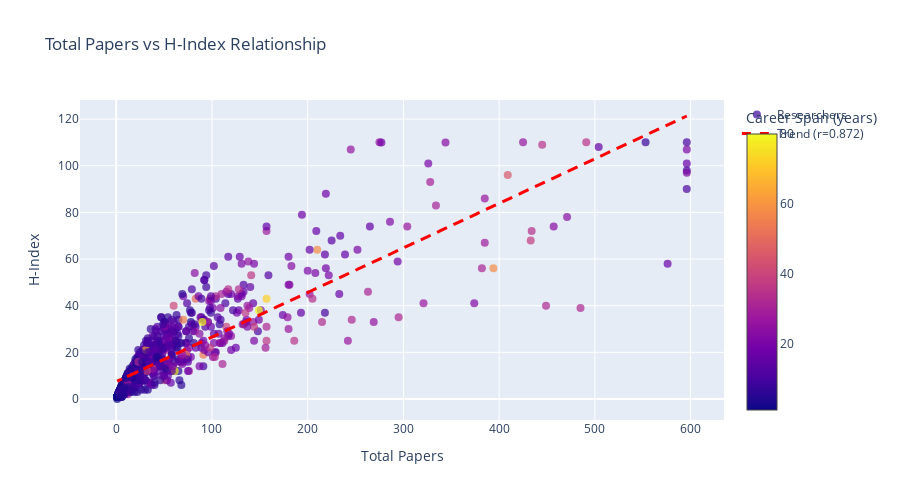
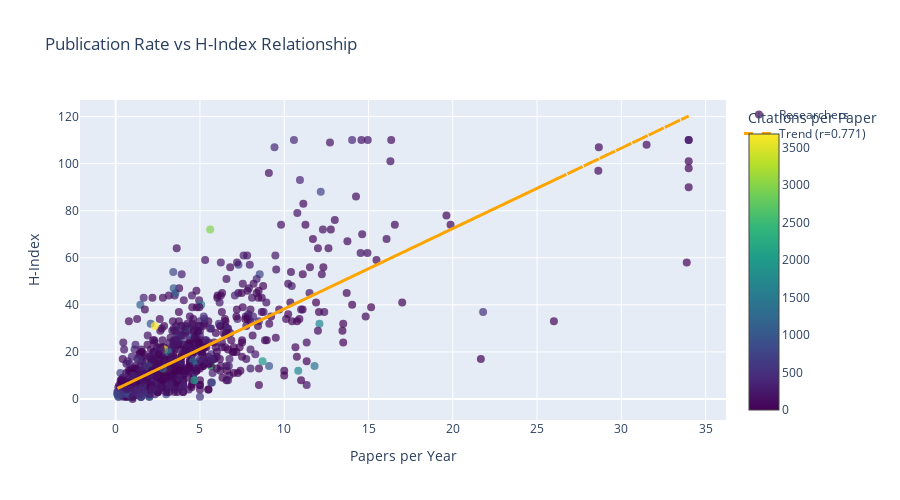
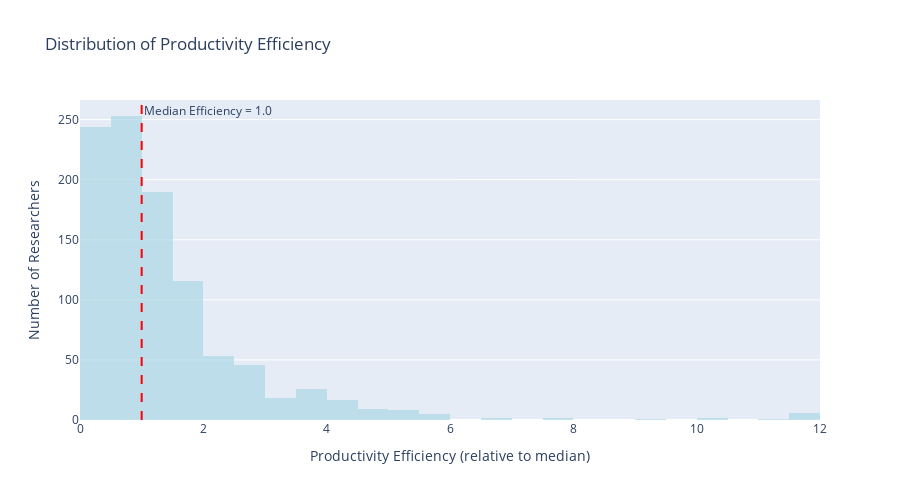
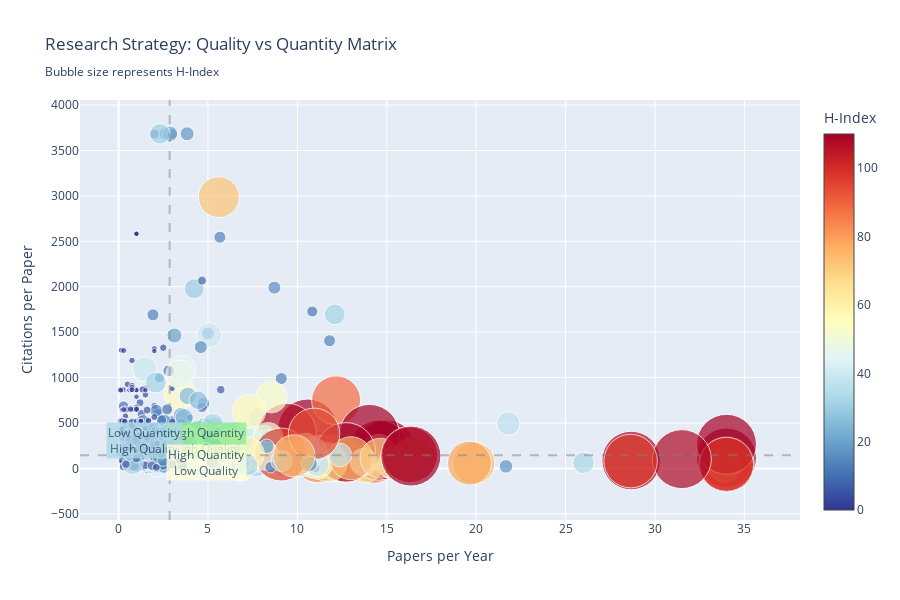

The cell these charts' notebook holds for them, in order:
### Markdown cell above
## Publication Productivity vs H-Index Analysis

**Research Question:** How does publication productivity relate to H-Index, and what insights does this reveal about quality vs quantity trade-offs in research excellence?

This analysis examines the relationship between publication volume/rate and H-Index, uncovering patterns about research strategies, productivity sustainability, and the balance between output quantity and impact quality.

### Code cell
# Publication Productivity vs H-Index Analysis
print("📝 PUBLICATION PRODUCTIVITY vs H-INDEX ANALYSIS")
print("=" * 60)

# Calculate correlations
corr_total_papers = pearsonr(df_clean['total_paper_count'], df_clean['h_index'])
corr_papers_per_year = pearsonr(df_clean['papers_per_year'], df_clean['h_index'])

print(f"📊 Productivity Correlation Analysis:")
print(f"   Total Papers vs H-Index: r = {corr_total_papers[0]:.3f}, p = {corr_total_papers[1]:.2e}")
print(f"   Papers per Year vs H-Index: r = {corr_papers_per_year[0]:.3f}, p = {corr_papers_per_year[1]:.2e}")

# 1. Total Papers vs H-Index
print("\n📊 1. TOTAL PAPERS vs H-INDEX")
fig1 = go.Figure()

fig1.add_trace(
    go.Scatter(x=df_clean['total_paper_count'], y=df_clean['h_index'],
               mode='markers',
               marker=dict(size=8, opacity=0.7, color=df_clean['career_span'],
                          colorscale='Plasma', showscale=True,
                          colorbar=dict(title="Career Span (years)")),
               text=df_clean['name'] if 'name' in df_clean.columns else None,
               hovertemplate='<b>%{text}</b><br>Total Papers: %{x}<br>H-Index: %{y}<br>Career: %{marker.color} years<extra></extra>',
               name='Researchers')
)

# Add regression line for total papers
z1 = np.polyfit(df_clean['total_paper_count'], df_clean['h_index'], 1)
p1 = np.poly1d(z1)
fig1.add_trace(
    go.Scatter(x=df_clean['total_paper_count'], y=p1(df_clean['total_paper_count']),
               mode='lines', name=f'Trend (r={corr_total_papers[0]:.3f})',
               line=dict(color='red', dash='dash', width=3))
)

fig1.update_layout(
    title="Total Papers vs H-Index Relationship",
    xaxis_title="Total Papers",
    yaxis_title="H-Index",
    height=500
)
fig1.show()

# 2. Papers per Year vs H-Index  
print("\n📊 2. PUBLICATION RATE vs H-INDEX")
fig2 = go.Figure()

fig2.add_trace(
    go.Scatter(x=df_clean['papers_per_year'], y=df_clean['h_index'],
               mode='markers',
               marker=dict(size=8, opacity=0.7, color=df_clean['citations_per_paper'],
                          colorscale='Viridis', showscale=True,
                          colorbar=dict(title="Citations per Paper")),
               text=df_clean['name'] if 'name' in df_clean.columns else None,
               hovertemplate='<b>%{text}</b><br>Papers/Year: %{x:.1f}<br>H-Index: %{y}<br>Cit/Paper: %{marker.color:.1f}<extra></extra>',
               name='Researchers')
)

# Add regression line for papers per year
z2 = np.polyfit(df_clean['papers_per_year'], df_clean['h_index'], 1)
p2 = np.poly1d(z2)
fig2.add_trace(
    go.Scatter(x=df_clean['papers_per_year'], y=p2(df_clean['papers_per_year']),
               mode='lines', name=f'Trend (r={corr_papers_per_year[0]:.3f})',
               line=dict(color='orange', dash='dash', width=3))
)

fig2.update_layout(
    title="Publication Rate vs H-Index Relationship",
    xaxis_title="Papers per Year",
    yaxis_title="H-Index",
    height=500
)
fig2.show()

# 3. Productivity Efficiency Distribution
print("\n📊 3. PRODUCTIVITY EFFICIENCY DISTRIBUTION")
fig3 = go.Figure()

fig3.add_trace(
    go.Histogram(x=df_clean['productivity_efficiency'], 
                nbinsx=40,
                opacity=0.7,
                marker_color='lightblue',
                name='Productivity Efficiency')
)

fig3.add_vline(x=1.0, line_dash="dash", line_color="red",
               annotation_text="Median Efficiency = 1.0")

fig3.update_layout(
    title="Distribution of Productivity Efficiency",
    xaxis_title="Productivity Efficiency (relative to median)",
    yaxis_title="Number of Researchers",
    height=500
)
fig3.show()

# 4. Quality vs Quantity Matrix
print("\n📊 4. QUALITY vs QUANTITY ANALYSIS")
fig4 = go.Figure()

fig4.add_trace(
    go.Scatter(x=df_clean['papers_per_year'], y=df_clean['citations_per_paper'],
               mode='markers',
               marker=dict(size=df_clean['h_index']/2 + 5, opacity=0.7,
                          color=df_clean['h_index'], colorscale='RdYlBu_r',
                          showscale=True, colorbar=dict(title="H-Index")),
               text=df_clean['name'] if 'name' in df_clean.columns else None,
               hovertemplate='<b>%{text}</b><br>Papers/Year: %{x:.1f}<br>Citations/Paper: %{y:.1f}<br>H-Index: %{marker.color}<extra></extra>',
               name='Researchers')
)

# Add quadrant lines
median_papers_per_year = df_clean['papers_per_year'].median()
median_citations_per_paper = df_clean['citations_per_paper'].median()

fig4.add_vline(x=median_papers_per_year, line_dash="dash", line_color="gray", opacity=0.5)
fig4.add_hline(y=median_citations_per_paper, line_dash="dash", line_color="gray", opacity=0.5)

# Add quadrant labels
fig4.add_annotation(x=df_clean['papers_per_year'].quantile(0.75), 
                   y=df_clean['citations_per_paper'].quantile(0.75),
                   text="High Quantity<br>High Quality", showarrow=False,
                   bgcolor="lightgreen", opacity=0.8)
fig4.add_annotation(x=df_clean['papers_per_year'].quantile(0.25), 
                   y=df_clean['citations_per_paper'].quantile(0.75),
                   text="Low Quantity<br>High Quality", showarrow=False,
                   bgcolor="lightblue", opacity=0.8)
fig4.add_annotation(x=df_clean['papers_per_year'].quantile(0.75), 
                   y=df_clean['citations_per_paper'].quantile(0.25),
                   text="High Quantity<br>Low Quality", showarrow=False,
                   bgcolor="lightyellow", opacity=0.8)

fig4.update_layout(
    title="Research Strategy: Quality vs Quantity Matrix<br><sub>Bubble size represents H-Index</sub>",
    xaxis_title="Papers per Year",
    yaxis_title="Citations per Paper",
    height=600
)
fig4.show()

# Identify productivity patterns
print("\n🎯 PRODUCTIVITY PATTERN ANALYSIS:")
print("-" * 50)

# High productivity researchers
high_productivity = df_clean.nlargest(10, 'papers_per_year')[['name', 'papers_per_year', 'total_paper_count', 'h_index', 'citations_per_paper', 'career_span']] if 'name' in df_clean.columns else df_clean.nlargest(10, 'papers_per_year')[['papers_per_year', 'total_paper_count', 'h_index', 'citations_per_paper', 'career_span']]
print("🚀 TOP 10 MOST PRODUCTIVE (Papers per Year):")
print(high_productivity.round(2))

# High efficiency researchers (good H-Index with moderate publications)
df_clean['paper_efficiency'] = df_clean['h_index'] / df_clean['total_paper_count']
high_efficiency = df_clean.nlargest(10, 'paper_efficiency')[['name', 'paper_efficiency', 'h_index', 'total_paper_count', 'citations_per_paper', 'career_span']] if 'name' in df_clean.columns else df_clean.nlargest(10, 'paper_efficiency')[['paper_efficiency', 'h_index', 'total_paper_count', 'citations_per_paper', 'career_span']]
print(f"\n⭐ TOP 10 MOST EFFICIENT (H-Index per Paper):")
print(high_efficiency.round(3))

# Quality vs Quantity Analysis
print(f"\n📊 QUALITY vs QUANTITY INSIGHTS:")
print("-" * 40)

# Define quality and quantity quadrants
high_quantity_high_quality = df_clean[
    (df_clean['papers_per_year'] > median_papers_per_year) & 
    (df_clean['citations_per_paper'] > median_citations_per_paper)
]

high_quantity_low_quality = df_clean[
    (df_clean['papers_per_year'] > median_papers_per_year) & 
    (df_clean['citations_per_paper'] <= median_citations_per_paper)
]

low_quantity_high_quality = df_clean[
    (df_clean['papers_per_year'] <= median_papers_per_year) & 
    (df_clean['citations_per_paper'] > median_citations_per_paper)
]

low_quantity_low_quality = df_clean[
    (df_clean['papers_per_year'] <= median_papers_per_year) & 
    (df_clean['citations_per_paper'] <= median_citations_per_paper)
]

print(f"🏆 High Quantity + High Quality: {len(high_quantity_high_quality)} researchers")
print(f"   Average H-Index: {high_quantity_high_quality['h_index'].mean():.1f}")
print(f"   Average Papers/Year: {high_quantity_high_quality['papers_per_year'].mean():.1f}")
print(f"   Average Cit/Paper: {high_quantity_high_quality['citations_per_paper'].mean():.1f}")

print(f"\n📈 High Quantity + Low Quality: {len(high_quantity_low_quality)} researchers")
print(f"   Average H-Index: {high_quantity_low_quality['h_index'].mean():.1f}")
print(f"   Average Papers/Year: {high_quantity_low_quality['papers_per_year'].mean():.1f}")
print(f"   Average Cit/Paper: {high_quantity_low_quality['citations_per_paper'].mean():.1f}")

print(f"\n💎 Low Quantity + High Quality: {len(low_quantity_high_quality)} researchers")
print(f"   Average H-Index: {low_quantity_high_quality['h_index'].mean():.1f}")
print(f"   Average Papers/Year: {low_quantity_high_quality['papers_per_year'].mean():.1f}")
print(f"   Average Cit/Paper: {low_quantity_high_quality['citations_per_paper'].mean():.1f}")

print(f"\n🔍 WHAT PRODUCTIVITY REVEALS BEYOND H-INDEX:")
print("-" * 50)
print("1. 🎯 RESEARCH STRATEGY: High productivity vs selective publication approaches")
print("2. 📊 EFFICIENCY PATTERNS: Some achieve higher H-Index with fewer papers")
print("3. 🔄 SUSTAINABILITY: Consistent productivity indicates research momentum")
print("4. 💡 INNOVATION RATE: Frequent publications may indicate rapid idea generation")
print("5. 🎨 COLLABORATION STYLE: High productivity often involves extensive collaboration")
print("6. ⚡ FIELD DYNAMICS: Publication rates vary significantly across research areas")

# Statistical insights
variance_explained_total = corr_total_papers[0]**2
variance_explained_rate = corr_papers_per_year[0]**2

print(f"\n📊 STATISTICAL INSIGHTS:")
print("-" * 30)
print(f"• Total papers explain {variance_explained_total:.1%} of H-Index variance")
print(f"• Publication rate explains {variance_explained_rate:.1%} of H-Index variance")
print(f"• Average productivity: {df_clean['papers_per_year'].mean():.1f} papers/year")
print(f"• Top 10% productivity threshold: {df_clean['papers_per_year'].quantile(0.9):.1f} papers/year")
print(f"• {len(high_quantity_high_quality)} researchers achieve both high quantity and quality")
print(f"• Quality-focused researchers average {low_quantity_high_quality['h_index'].mean():.1f} H-Index with {low_quantity_high_quality['papers_per_year'].mean():.1f} papers/year")

### Figure 1 — Plotly figure (JSON) as saved in the notebook; plotly's stock layout.template omitted (floating-point values rounded to 4 significant figures; data arrays with more than 128 entries replaced by an {"elided": "..."} marker saying what was removed)
{"data": [{"hovertemplate": "<b>%{text}</b><br>Total Papers: %{x}<br>H-Index: %{y}<br>Career: %{marker.color} years<extra></extra>", "marker": {"color": {"elided": "999 float values"}, "colorbar": {"title": {"text": "Career Span (years)"}}, "colorscale": [[0, "#0d0887"], [0.1111, "#46039f"], [0.2222, "#7201a8"], [0.3333, "#9c179e"], [0.4444, "#bd3786"], [0.5556, "#d8576b"], [0.6667, "#ed7953"], [0.7778, "#fb9f3a"], [0.8889, "#fdca26"], [1, "#f0f921"]], "opacity": 0.7, "showscale": true, "size": 8}, "mode": "markers", "name": "Researchers", "text": {"elided": "999 str values"}, "type": "scatter", "x": {"elided": "999 float values"}, "y": {"elided": "999 float values"}}, {"line": {"color": "red", "dash": "dash", "width": 3}, "mode": "lines", "name": "Trend (r=0.872)", "type": "scatter", "x": {"elided": "999 float values"}, "y": {"elided": "999 float values"}}], "layout": {"height": 500, "title": {"text": "Total Papers vs H-Index Relationship"}, "xaxis": {"title": {"text": "Total Papers"}}, "yaxis": {"title": {"text": "H-Index"}}}}

### Figure 2 — Plotly figure (JSON) as saved in the notebook; plotly's stock layout.template omitted (floating-point values rounded to 4 significant figures; data arrays with more than 128 entries replaced by an {"elided": "..."} marker saying what was removed)
{"data": [{"hovertemplate": "<b>%{text}</b><br>Papers/Year: %{x:.1f}<br>H-Index: %{y}<br>Cit/Paper: %{marker.color:.1f}<extra></extra>", "marker": {"color": {"elided": "999 float values"}, "colorbar": {"title": {"text": "Citations per Paper"}}, "colorscale": [[0, "#440154"], [0.1111, "#482878"], [0.2222, "#3e4989"], [0.3333, "#31688e"], [0.4444, "#26828e"], [0.5556, "#1f9e89"], [0.6667, "#35b779"], [0.7778, "#6ece58"], [0.8889, "#b5de2b"], [1, "#fde725"]], "opacity": 0.7, "showscale": true, "size": 8}, "mode": "markers", "name": "Researchers", "text": {"elided": "999 str values"}, "type": "scatter", "x": {"elided": "999 float values"}, "y": {"elided": "999 float values"}}, {"line": {"color": "orange", "dash": "dash", "width": 3}, "mode": "lines", "name": "Trend (r=0.771)", "type": "scatter", "x": {"elided": "999 float values"}, "y": {"elided": "999 float values"}}], "layout": {"height": 500, "title": {"text": "Publication Rate vs H-Index Relationship"}, "xaxis": {"title": {"text": "Papers per Year"}}, "yaxis": {"title": {"text": "H-Index"}}}}

### Figure 3 — Plotly figure (JSON) as saved in the notebook; plotly's stock layout.template omitted (floating-point values rounded to 4 significant figures; data arrays with more than 128 entries replaced by an {"elided": "..."} marker saying what was removed)
{"data": [{"marker": {"color": "lightblue"}, "name": "Productivity Efficiency", "nbinsx": 40, "opacity": 0.7, "type": "histogram", "x": {"elided": "999 float values"}}], "layout": {"annotations": [{"showarrow": false, "text": "Median Efficiency = 1.0", "x": 1, "xanchor": "left", "xref": "x", "y": 1, "yanchor": "top", "yref": "y domain"}], "height": 500, "shapes": [{"line": {"color": "red", "dash": "dash"}, "type": "line", "x0": 1, "x1": 1, "xref": "x", "y0": 0, "y1": 1, "yref": "y domain"}], "title": {"text": "Distribution of Productivity Efficiency"}, "xaxis": {"title": {"text": "Productivity Efficiency (relative to median)"}}, "yaxis": {"title": {"text": "Number of Researchers"}}}}

### Figure 4 — Plotly figure (JSON) as saved in the notebook; plotly's stock layout.template omitted (floating-point values rounded to 4 significant figures; data arrays with more than 128 entries replaced by an {"elided": "..."} marker saying what was removed)
{"data": [{"hovertemplate": "<b>%{text}</b><br>Papers/Year: %{x:.1f}<br>Citations/Paper: %{y:.1f}<br>H-Index: %{marker.color}<extra></extra>", "marker": {"color": {"elided": "999 float values"}, "colorbar": {"title": {"text": "H-Index"}}, "colorscale": [[0, "rgb(49,54,149)"], [0.1, "rgb(69,117,180)"], [0.2, "rgb(116,173,209)"], [0.3, "rgb(171,217,233)"], [0.4, "rgb(224,243,248)"], [0.5, "rgb(255,255,191)"], [0.6, "rgb(254,224,144)"], [0.7, "rgb(253,174,97)"], [0.8, "rgb(244,109,67)"], [0.9, "rgb(215,48,39)"], [1, "rgb(165,0,38)"]], "opacity": 0.7, "showscale": true, "size": {"elided": "999 float values"}}, "mode": "markers", "name": "Researchers", "text": {"elided": "999 str values"}, "type": "scatter", "x": {"elided": "999 float values"}, "y": {"elided": "999 float values"}}], "layout": {"annotations": [{"bgcolor": "lightgreen", "opacity": 0.8, "showarrow": false, "text": "High Quantity<br>High Quality", "x": 4.913, "y": 311.6}, {"bgcolor": "lightblue", "opacity": 0.8, "showarrow": false, "text": "Low Quantity<br>High Quality", "x": 1.47, "y": 311.6}, {"bgcolor": "lightyellow", "opacity": 0.8, "showarrow": false, "text": "High Quantity<br>Low Quality", "x": 4.913, "y": 60.91}], "height": 600, "shapes": [{"line": {"color": "gray", "dash": "dash"}, "opacity": 0.5, "type": "line", "x0": 2.857, "x1": 2.857, "xref": "x", "y0": 0, "y1": 1, "yref": "y domain"}, {"line": {"color": "gray", "dash": "dash"}, "opacity": 0.5, "type": "line", "x0": 0, "x1": 1, "xref": "x domain", "y0": 144.2, "y1": 144.2, "yref": "y"}], "title": {"text": "Research Strategy: Quality vs Quantity Matrix<br><sub>Bubble size represents H-Index</sub>"}, "xaxis": {"title": {"text": "Papers per Year"}}, "yaxis": {"title": {"text": "Citations per Paper"}}}}
